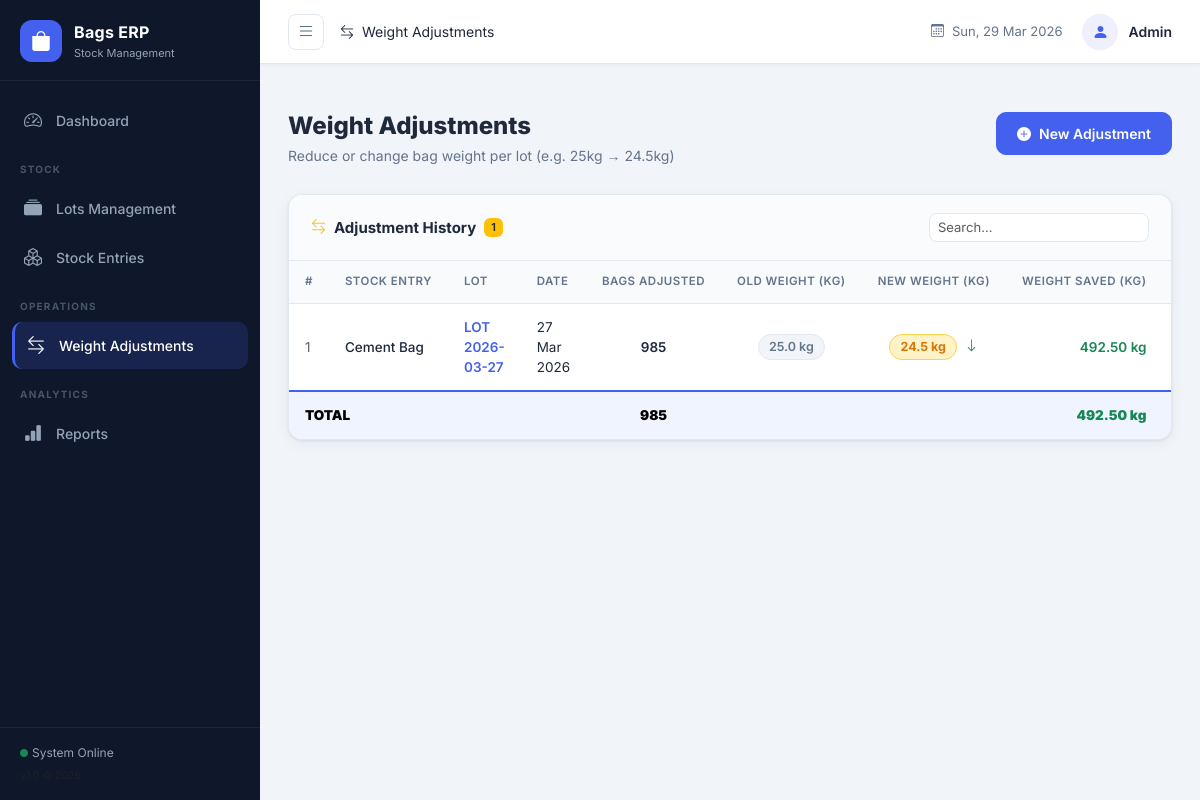
Page /adjustments on the committed database.
### models.py (models this page shows, shortened)
class WeightAdjustment(db.Model):
    __tablename__ = 'weight_adjustments'
    id = db.Column(db.Integer, primary_key=True)
    entry_id = db.Column(db.Integer, db.ForeignKey('stock_entries.id'), nullable=False)
    bags_adjusted = db.Column(db.Integer, nullable=False)
    old_weight = db.Column(db.Float, nullable=False)
    new_weight = db.Column(db.Float, nullable=False)
    reason = db.Column(db.String(200))
    date_adjusted = db.Column(db.Date, nullable=False, default=datetime.utcnow)
    created_at = db.Column(db.DateTime, default=datetime.utcnow)
    @property
    def weight_saved(self):
        return (self.old_weight - self.new_weight) * self.bags_adjusted

class StockEntry(db.Model):
    __tablename__ = 'stock_entries'
    id = db.Column(db.Integer, primary_key=True)
    lot_id = db.Column(db.Integer, db.ForeignKey('lots.id'), nullable=False)
    bag_type = db.Column(db.String(100), nullable=False)
    original_weight = db.Column(db.Float, nullable=False)   # per bag weight when received
    current_weight = db.Column(db.Float, nullable=False)    # per bag weight after adjustment
    quantity = db.Column(db.Integer, nullable=False)
    date_entry = db.Column(db.Date, nullable=False, default=datetime.utcnow)
    notes = db.Column(db.Text)
    created_at = db.Column(db.DateTime, default=datetime.utcnow)
    adjustments = db.relationship('WeightAdjustment', backref='entry', lazy=True, cascade='all, delete-orphan')

class Lot(db.Model):
    __tablename__ = 'lots'
    id = db.Column(db.Integer, primary_key=True)
    lot_number = db.Column(db.String(50), unique=True, nullable=False)
    supplier = db.Column(db.String(100))
    date_received = db.Column(db.Date, nullable=False, default=datetime.utcnow)
    notes = db.Column(db.Text)
    created_at = db.Column(db.DateTime, default=datetime.utcnow)
    entries = db.relationship('StockEntry', backref='lot', lazy=True, cascade='all, delete-orphan')

### app.py (the view)
@app.route('/adjustments')
def adjustments():
    all_adj = WeightAdjustment.query.order_by(WeightAdjustment.created_at.desc()).all()
    return render_template('adjustments.html', adjustments=all_adj)

### templates/adjustments.html (shortened to what this page needs)
{% extends 'base.html' %}
{% block breadcrumb %}<i class="bi bi-arrow-left-right me-1"></i> Weight Adjustments{% endblock %}
{% block content %}
<div class="page-header">
  <div>
    <h1 class="page-title">Weight Adjustments</h1>
    <p class="page-subtitle">Reduce or change bag weight per lot (e.g. 25kg → 24.5kg)</p>
  </div>
  <a href="{{ url_for('add_adjustment') }}" class="btn btn-primary btn-action">
    <i class="bi bi-plus-circle-fill me-2"></i>New Adjustment
  </a>
</div>
<div class="card-custom">
  <div class="card-custom-header">
    <h5 class="card-custom-title">
      <i class="bi bi-arrow-left-right me-2 text-warning"></i>Adjustment History
      <span class="badge bg-warning text-dark ms-2">{{ adjustments | length }}</span>
    </h5>
    <div class="search-box">
      <input type="text" id="adjSearch" class="form-control form-control-sm" placeholder="Search...">
    </div>
  </div>
  <div class="card-custom-body p-0">
    {% if adjustments %}
    <div class="table-responsive">
      <table class="table table-custom mb-0" id="adjTable">
        <thead>
          <tr>
            <th>#</th>
            <th>Stock Entry</th>
            <th>Lot</th>
            <th>Date</th>
            <th class="text-center">Bags Adjusted</th>
            <th class="text-center">Old Weight (kg)</th>
            <th class="text-center">New Weight (kg)</th>
            <th class="text-end">Weight Saved (kg)</th>
            <th>Reason</th>
          </tr>
        </thead>
        <tbody>
          {% for adj in adjustments %}
          <tr>
            <td class="text-muted">{{ loop.index }}</td>
            <td class="fw-medium">{{ adj.entry.bag_type }}</td>
            <td>
              <a href="{{ url_for('lot_detail', lot_id=adj.entry.lot_id) }}" class="lot-link">
                {{ adj.entry.lot.lot_number }}
              </a>
            </td>
            <td>{{ adj.date_adjusted.strftime('%d %b %Y') }}</td>
            <td class="text-center fw-semibold">{{ "{:,}".format(adj.bags_adjusted) }}</td>
            <td class="text-center">
              <span class="weight-badge-gray">{{ adj.old_weight }} kg</span>
            </td>
            <td class="text-center">
              <span class="weight-badge weight-reduced">{{ adj.new_weight }} kg</span>
              <i class="bi bi-arrow-down text-success ms-1"></i>
            </td>
            <td class="text-end text-success fw-semibold">
              {{ "{:,.2f}".format(adj.weight_saved) }} kg
            </td>
            <td class="text-muted small">{{ adj.reason or '—' }}</td>
          </tr>
          {% endfor %}
        </tbody>
        <tfoot>
          <tr class="table-total-row">
            <td colspan="4"><strong>TOTAL</strong></td>
            <td class="text-center">
              <strong>{{ "{:,}".format(adjustments | sum(attribute='bags_adjusted')) }}</strong>
            </td>
            <td colspan="2"></td>
            <td class="text-end text-success">
              <strong>
                {{ "{:,.2f}".format(adjustments | map(attribute='weight_saved') | list | sum) }} kg
              </strong>
            </td>
            <td></td>
          </tr>
        </tfoot>
      </table>
    </div>
    {% endif %}
  </div>
</div>
{% endblock %}

### static/css/style.css (style rules this page uses)
:root { --sidebar-width: 260px; --sidebar-bg: #0f172a; --sidebar-text: #94a3b8; --sidebar-active: #4361ee; --topbar-height: 64px; --primary: #4361ee; --primary-soft: #eef1fd; --success: #06d6a0; --warning: #fb8500; --danger: #ef233c; --purple: #8338ec; --info: #118ab2; --bg-main: #f1f5f9; --card-bg: #ffffff; --border: #e2e8f0; --text-main: #1e293b; --text-muted: #64748b; --radius: 14px; --radius-sm: 8px; --shadow: 0 1px 3px rgba(0,0,0,0.07), 0 4px 16px rgba(0,0,0,0.05); --shadow-md: 0 4px 24px rgba(0,0,0,0.10); }
* { box-sizing: border-box; margin: 0; padding: 0; }
body { font-family: 'Inter', sans-serif; background: var(--bg-main); color: var(--text-main); font-size: 14px; }
.page-header { display: flex; align-items: flex-start; justify-content: space-between; margin-bottom: 28px; flex-wrap: wrap; gap: 16px; }
.page-title { font-size: 24px; font-weight: 800; color: var(--text-main); margin: 0 0 4px; }
.page-subtitle { color: var(--text-muted); font-size: 14px; margin: 0; }
.btn-action { border-radius: 10px; padding: 10px 20px; font-weight: 600; font-size: 14px; }
.card-custom { background: var(--card-bg); border-radius: var(--radius); box-shadow: var(--shadow); border: 1px solid var(--border); overflow: hidden; }
.card-custom-header { display: flex; align-items: center; justify-content: space-between; padding: 18px 22px; border-bottom: 1px solid var(--border); background: #fafbfc; flex-wrap: wrap; gap: 10px; }
.card-custom-title { font-size: 15px; font-weight: 700; color: var(--text-main); margin: 0; display: flex; align-items: center; }
.card-custom-body { padding: 22px; }
.table-custom { font-size: 13.5px; border-collapse: separate; border-spacing: 0; }
.table-custom thead th { background: #f8fafc; color: var(--text-muted); font-weight: 600; font-size: 11.5px; text-transform: uppercase; letter-spacing: 0.5px; padding: 12px 16px; border-bottom: 1px solid var(--border); white-space: nowrap; }
.table-custom tbody td { padding: 13px 16px; border-bottom: 1px solid #f1f5f9; vertical-align: middle; color: var(--text-main); }
.table-custom tbody tr:last-child td { border-bottom: none; }
.table-total-row td { background: #f0f4ff !important; border-top: 2px solid var(--primary) !important; border-bottom: none !important; padding: 13px 16px; font-weight: 600; }
.weight-badge { display: inline-block; background: #eef1fd; color: var(--primary); border: 1px solid #c7d2fe; padding: 3px 10px; border-radius: 20px; font-size: 12.5px; font-weight: 700; }
.weight-badge-gray { display: inline-block; background: #f1f5f9; color: #64748b; border: 1px solid var(--border); padding: 3px 10px; border-radius: 20px; font-size: 12.5px; font-weight: 600; }
.weight-reduced { background: #fef3c7; color: #d97706; border-color: #fcd34d; }
.lot-link { color: var(--primary); text-decoration: none; font-weight: 600; transition: color 0.2s; }
.search-box input { border-radius: 8px; min-width: 220px; border-color: var(--border); font-size: 13px; }
.btn-primary { background: var(--primary); border-color: var(--primary); border-radius: 10px; font-weight: 600; }
.badge { font-weight: 600; font-size: 11px; }

### rows in the picture
WeightAdjustment: entry.bag_type "Cement Bag", entry.lot.lot_number "LOT 2026-03-27", date_adjusted "27 Mar 2026", bags_adjusted "985", old_weight "25.0", new_weight "24.5", weight_saved "492.50"

### other values in the picture
{{ adjustments | length }} "1"
{{ "{:,}".format(adjustments | sum(attribute='bags_adjusted')) }} "985"
